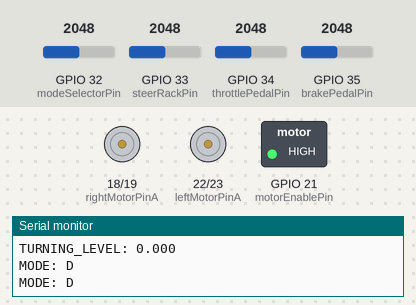
Bench run of a sketch on a simulated ESP32. Parts: motor-driver pin pairs drawn as motors (green arrow = first pin HIGH = forward, orange = second pin HIGH = backward, longer = more drive), switched loads named in the sketch (green lamp = pin HIGH), the last lines printed to the serial monitor. The test bench sets the inputs (shaded band); at power-on: GPIO 35 (brakePedalPin) = 2048, GPIO 32 (modeSelectorPin) = 2048, GPIO 33 (steerRackPin) = 2048, GPIO 34 (throttlePedalPin) = 2048 (analog values on the 0–4095 scale). Nothing arrives over Bluetooth unless stated; a phone connects over Bluetooth LE 3 s after start.

Above: at 1.2 s.
1.3 s: GPIO 35 (brakePedalPin) set to 1230
4.3 s: GPIO 35 (brakePedalPin) set to 1133
At 7.1 s:
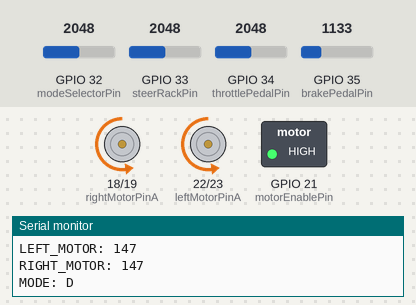
7.3 s: GPIO 32 (modeSelectorPin) set to 2809
8.8 s: GPIO 32 (modeSelectorPin) set to 2902
At 11.0 s:
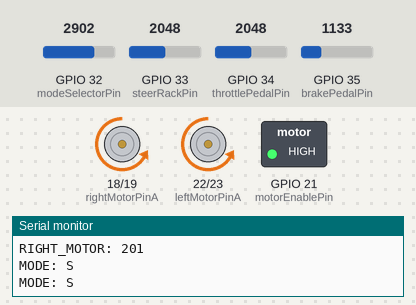
11.8 s: GPIO 33 (steerRackPin) set to 2866
At 12.1 s:
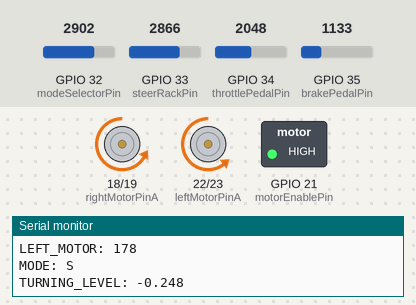
13.3 s: GPIO 34 (throttlePedalPin) set to 122
At 15.28 s:
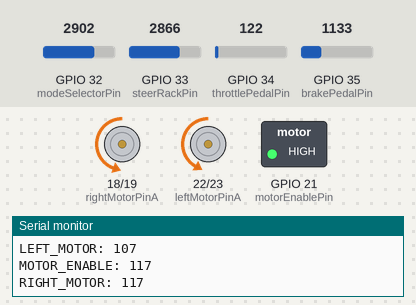
Timing chart, 0 to 19.0 s (numbered marks = the images above; inputs shaded):
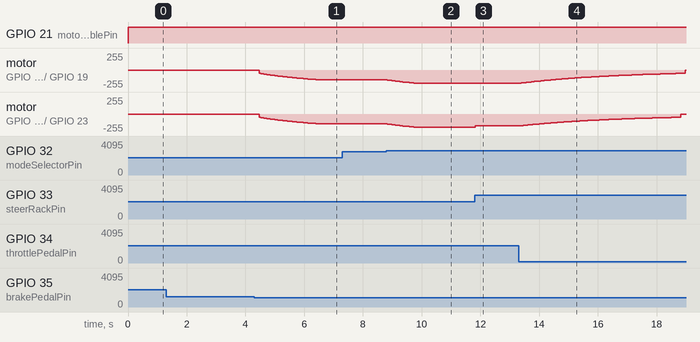

The sketch:

car01.ino
```cpp
#include <dummy.h>
#include "Common.h"
#include "PowerController.h"
#include "BLE_Server.h"
#include "KVManager.h"

KVManager kvManager;

const int joystickYPin = 36;
const int joystickXPin = 39;
const int throttlePedalPin = 34;  // Analog ikvManagernput pin
const int brakePedalPin = 35;
const int modeSelectorPin = 32;
const int steerRackPin = 33;
const int leftMotorPinA = 22;  // Pin to output PWM
const int leftMotorPinB = 23;
const int rightMotorPinA = 18;  // Pin to output PWM
const int rightMotorPinB = 19;
const int motorEnablePin = 21;


// Define your custom device name, service UUID, and characteristic UUID
const String DEVICE_NAME = "ESP32_BLE_AMG";
const String SERVICE_UUID = "5fafc201-1fb5-459e-8fcc-c5c9c331914C";
const String CHARACTERISTIC_UUID = "ceb5483e-36e1-4688-b7f5-ea07361b26af";

// Create an instance of the BLE_Server class
BLE_Server bleServer(DEVICE_NAME, SERVICE_UUID, CHARACTERISTIC_UUID);


struct Differential {
  float left;
  float right;
};

void setLeftMotorSpeed(int direction, int dutyCycle) {
  if (direction == 1) {
    analogWrite(leftMotorPinA, 0);
    analogWrite(leftMotorPinB, dutyCycle);  // Output PWM signal
    kvManager.set("LEFT_MOTOR", String(dutyCycle));
  } else if (direction == -1) {
    analogWrite(leftMotorPinB, 0);
    analogWrite(leftMotorPinA, dutyCycle);  // Output PWM signal
    kvManager.set("LEFT_MOTOR", String(-dutyCycle));
  } else {
    stopLeftMotor();
  }
}

void stopLeftMotor() {
  analogWrite(leftMotorPinA, 0);
  analogWrite(leftMotorPinB, 0);
  kvManager.set("LEFT_MOTOR", "0");
}

void setRightMotorSpeed(int direction, int dutyCycle) {
  if (direction == 1) {
    analogWrite(rightMotorPinA, 0);
    analogWrite(rightMotorPinB, dutyCycle);  // Output PWM signal
    kvManager.set("RIGHT_MOTOR", String(dutyCycle));
  } else if (direction == -1) {
    analogWrite(rightMotorPinB, 0);
    analogWrite(rightMotorPinA, dutyCycle);  // Output PWM signal
    kvManager.set("RIGHT_MOTOR", String(-dutyCycle));
  } else {
    stopRightMotor();
  }
}

void stopRightMotor() {
  analogWrite(rightMotorPinA, 0);
  analogWrite(rightMotorPinB, 0);
  kvManager.set("RIGHT_MOTOR", "0");
}


String getMode() {
  int analogValue = analogRead(modeSelectorPin);
  int val = breakSegment(0, 1024, analogValue, 6);
  //  String modes[] = { "S+", "S", "D", "R", "P", "T" };
  String modes[] = { "T", "P", "R", "D", "S", "S+" };
  return modes[val];
}

PowerController powerController;  // A0 as analogPin, maxPower = 100.0
String prevMode = "P";
String mode = "P";

const int minDutyCycle = 50;
const float minActivePower = 0.05;

float innerDiffRatio = 1.0;
float outerDiffRatio = 1.0;
float directionReference = 0.0;

int isThrottling = false;
String engineMode = "FIRM";

void setMotorEnable(int leftDutyCycle, int rightDutyCycle) {
  int dutyCycle = 0;
  if (engineMode == "FIRM") {
    analogWrite(motorEnablePin, 255);
    dutyCycle = 255;
  } else if (engineMode == "LOOSE") {
    dutyCycle = max(leftDutyCycle, rightDutyCycle);
    if (dutyCycle <= minDutyCycle) {
      dutyCycle = 0;
    }
  }
  kvManager.set("ENGINE_MODE", engineMode);
  kvManager.set("MOTOR_ENABLE", String(dutyCycle));
}

float computeThrottleFromPedal() {
  int analogThrottle = analogRead(throttlePedalPin);  // Read the analog value (0-1023)
  float throttle = interpolateWithOffset(0, analogThrottle, 300.0, 500.0, 0, 1.0);
  int analogBrake = analogRead(brakePedalPin);  // Read the analog value (0-1023)
  float brake = interpolateWithOffset(0, analogBrake, 300.0, 500.0, 0, 1.0);
  kvManager.set("ANALOG_BRAKE", String(analogBrake));

  kvManager.set("ANALOG_THROTTLE", String(analogThrottle));


  bool isBraking = brake > 0;

  isThrottling = throttle > 0;
  if (isBraking) {
    engineMode = "FIRM";
    return powerController.brake(brake);
  } else if (isThrottling) {
    engineMode = "FIRM";
    return powerController.empower(throttle);
  } else {
    engineMode = "LOOSE";
    return powerController.engineBrake();
  }
}

float computeTurningFromSteerRack() {
  int analogSteerRack = analogRead(steerRackPin);  // Read the analog value (0-1023)
  kvManager.set("ANALOG_STEER", String(analogSteerRack));
  float steer = -median(analogSteerRack, 0, 1024, 0.2);
  return steer;
}
float computeThrottleFromJoystick() {
  int yAxisJoystick = analogRead(joystickYPin);  // Read the analog value (0-1023)
  int xAxisJoystick = analogRead(joystickXPin);  // Read the analog value (0-1023)
  float throttle = scalarXY(1.0 * xAxisJoystick / 512 - 1.0, 1.0 * yAxisJoystick / 512 - 1.0, 2.0);
  isThrottling = throttle > 0.3;
  directionReference = median(xAxisJoystick, 0, 1023, 0.3);
  kvManager.set("ANALOG_JOY_X", String(xAxisJoystick));
  kvManager.set("ANALOG_JOY_Y", String(yAxisJoystick));

  if (isThrottling) {
    return powerController.empower(throttle);
  } else {
    return powerController.engineBrake();
  }
}
float computeTurningFromJoystick() {
  int xAxisJoystick = analogRead(joystickXPin);  // Read the analog value (0-1023)
  float steer = median(xAxisJoystick, 0, 1023, 0.2);
  return steer;
}


void resetIfModeChanged(String mode) {
  if (prevMode != mode) {
    powerController.resetCumulatedPower();
  }
}
void resetIfNotForwardDriving(String mode) {
  if (prevMode != "D" && prevMode != "S" && prevMode != "S+") {
    powerController.resetCumulatedPower();
  }
}

void setDiffRatio(float ref, float inner, float outer) {
  directionReference = ref;
  innerDiffRatio = inner;
  outerDiffRatio = outer;
}

Differential diffCumulatedPower(float turningLevel, float cumulatedPower) {
  Differential diff;
  diff.left = cumulatedPower;
  diff.right = cumulatedPower;
  if (turningLevel == 0.0) {
    diff;
  }
  float inner = directionReference + abs(turningLevel) * (innerDiffRatio - directionReference);
  float outer = directionReference + abs(turningLevel) * (outerDiffRatio - directionReference);
  if (turningLevel < 0) {
    diff.left = cumulatedPower * inner;
    diff.right = cumulatedPower * outer;
  } else {
    diff.right = cumulatedPower * inner;
    diff.left = cumulatedPower * outer;
  }
  return diff;
}

int leftDutyCycle = 0;
int rightDutyCycle = 0;

void sendBluetoothSignal() {
  auto pairs = kvManager.getDirtyPairs();
  for (const auto& pair : pairs) {
    Serial.println(pair.key + ": " + pair.value);
  }
  if (bleServer.isDeviceConnected()) {
    for (const auto& pair : pairs) {
      bleServer.sendNotification(pair.key + "=" + pair.value + "\n");
    }
  }
}


void setup() {
  esp_log_level_set("*", ESP_LOG_NONE);
  pinMode(leftMotorPinA, OUTPUT);  // Set pin as an output
  pinMode(leftMotorPinB, OUTPUT);
  pinMode(rightMotorPinA, OUTPUT);  // Set pin as an output
  pinMode(rightMotorPinB, OUTPUT);
  pinMode(motorEnablePin, OUTPUT);
  pinMode(joystickYPin, INPUT);
  pinMode(joystickXPin, INPUT);
  pinMode(throttlePedalPin, INPUT);
  pinMode(brakePedalPin, INPUT);
  pinMode(modeSelectorPin, INPUT);
  analogWriteResolution(leftMotorPinA, 8);
  analogWriteResolution(leftMotorPinB, 8);
  analogWriteResolution(rightMotorPinA, 8);
  analogWriteResolution(rightMotorPinB, 8);
  analogReadResolution(10);
  Serial.begin(115200);


  bleServer.setCharacteristicCallback([](const String& value) {
    Serial.print("Received value: ");
    Serial.println(value);
    bleServer.sendNotification("PING=" + value + "\n");
  });

  // Set a callback for connection state changes
  bleServer.setConnectionCallback([](bool isConnected) {
    if (isConnected) {
      Serial.println("Device connected");
      kvManager.set("MODE", mode);
      kvManager.markDirty("MODE");
    } else {
      Serial.println("Device disconnected");
    }
  });

  bleServer.start();
}
int n = 0;
void loop() {
  mode = getMode();
  kvManager.set("MODE", mode);
  if (n % 10 == 0) {
    kvManager.markDirty("MODE");
    n = 0;
  }
  n = n + 1;

  float cumulatedPower = 0.0;
  float turningLevel = 0.0;
  if (mode == "P") {
    engineMode = "LOOSE";
    powerController.resetCumulatedPower();
  } else if (mode == "R") {
    resetIfModeChanged(mode);
    powerController.setPowerRating(60.0, 60.0, 0.5);
    setDiffRatio(-1.0, 0.3, -1);
    cumulatedPower = computeThrottleFromPedal();
    turningLevel = computeTurningFromSteerRack();
  } else if (mode == "D") {
    resetIfNotForwardDriving(mode);
    powerController.setPowerRating(60.0, 60.0, 0.5);
    setDiffRatio(1.0, 0.3, 1);
    cumulatedPower = computeThrottleFromPedal();
    turningLevel = computeTurningFromSteerRack();
  } else if (mode == "S") {
    resetIfNotForwardDriving(mode);
    powerController.setPowerRating(30.0, 60.0, 0.75);
    setDiffRatio(1.0, 0.45, 1);
    cumulatedPower = computeThrottleFromPedal();
    turningLevel = computeTurningFromSteerRack();
  } else if (mode == "S+") {
    resetIfNotForwardDriving(mode);
    powerController.setPowerRating(10.0, 60.0, 1.0);
    setDiffRatio(1.0, 0.6, 1.0);
    cumulatedPower = computeThrottleFromPedal();
    turningLevel = computeTurningFromSteerRack();
  } else if (mode == "T") {
    engineMode = "LOOSE";
    resetIfModeChanged(mode);
    powerController.setPowerRating(10.0, 10.0, 0.75);
    setDiffRatio(0.0, -1.0, 1.0);
    cumulatedPower = computeThrottleFromJoystick();
    turningLevel = computeTurningFromJoystick();
  }
  prevMode = mode;

  Differential diff = diffCumulatedPower(turningLevel, cumulatedPower);
  int newLeftDutyCycle = (int)(interpolateWithOffset(0, abs(diff.left), minActivePower, 1.0, minDutyCycle * 1.0, 255.0));
  int newRightDutyCycle = (int)(interpolateWithOffset(0, abs(diff.right), minActivePower, 1.0, minDutyCycle * 1.0, 255.0));
  kvManager.set("TURNING_LEVEL", String(turningLevel, 3));
  kvManager.set("CUMULATED_POWER", String(cumulatedPower, 3));
  kvManager.set("DIFF_LEFT", String(diff.left, 3));
  kvManager.set("DIFF_RIGHT", String(diff.right, 3));

  if (newLeftDutyCycle > 0 && leftDutyCycle == 0) {
    newLeftDutyCycle = minDutyCycle;
  }
  if (newRightDutyCycle > 0 && rightDutyCycle == 0) {
    newRightDutyCycle = minDutyCycle;
  }
  leftDutyCycle = newLeftDutyCycle;
  rightDutyCycle = newRightDutyCycle;


  if (leftDutyCycle == 0) {
    stopLeftMotor();
  } else {
    setLeftMotorSpeed((diff.left >= 0) ? 1 : -1, leftDutyCycle);
  }
  if (rightDutyCycle == 0) {
    stopRightMotor();
  } else {
    setRightMotorSpeed((diff.right >= 0) ? 1 : -1, rightDutyCycle);
  }
  setMotorEnable(leftDutyCycle, rightDutyCycle);


  sendBluetoothSignal();
  delay(50);  // Delay for readability
}
```

BLE_Server.cpp
```cpp
#include "BLE_Server.h"
#include <Arduino.h> // Include Arduino core library for String support

BLE_Server::BLE_Server(const String& deviceName, const String& serviceUUID, const String& characteristicUUID)
    : deviceName(deviceName), serviceUUID(serviceUUID), characteristicUUID(characteristicUUID),
      pServer(nullptr), pService(nullptr), pCharacteristic(nullptr),
      deviceConnected(false), characteristicCallback(nullptr), connectionCallback(nullptr) {}

void BLE_Server::start() {
    // Initialize BLE
    BLEDevice::init(deviceName);
    pServer = BLEDevice::createServer();
    pServer->setCallbacks(new MyServerCallbacks(this));

    // Create the BLE service
    pService = pServer->createService(serviceUUID);

    // Create the BLE characteristic
    pCharacteristic = pService->createCharacteristic(
        characteristicUUID,
        BLECharacteristic::PROPERTY_READ |
        BLECharacteristic::PROPERTY_WRITE |
        BLECharacteristic::PROPERTY_NOTIFY
    );

    pCharacteristic->setCallbacks(new MyCharacteristicCallbacks(this));
    pCharacteristic->addDescriptor(new BLE2902());

    // Start the service
    pService->start();

    // Start advertising
    pServer->getAdvertising()->start();
}

bool BLE_Server::isDeviceConnected() {
    return deviceConnected;
}

void BLE_Server::setCharacteristicCallback(CharacteristicCallback callback) {
    characteristicCallback = callback;
}

void BLE_Server::setConnectionCallback(ConnectionCallback callback) {
    connectionCallback = callback;
}

void BLE_Server::sendNotification(const String& message) {
    if (deviceConnected) {
        pCharacteristic->setValue(message);
        pCharacteristic->notify();
    }
}

// Server callbacks
void BLE_Server::MyServerCallbacks::onConnect(BLEServer* pServer) {
    parent->deviceConnected = true;
    if (parent->connectionCallback) {
        parent->connectionCallback(true);
    }
}

void BLE_Server::MyServerCallbacks::onDisconnect(BLEServer* pServer) {
    parent->deviceConnected = false;
    if (parent->connectionCallback) {
        parent->connectionCallback(false);
    }
    // Restart advertising to allow reconnection
    pServer->startAdvertising();
}

// Characteristic callbacks
void BLE_Server::MyCharacteristicCallbacks::onWrite(BLECharacteristic* pCharacteristic) {
    String value = pCharacteristic->getValue();
    if (value.length() > 0 && parent->characteristicCallback) {
        parent->characteristicCallback(value);
    }
}
```

BLE_Server.h
```cpp
#ifndef BLE_SERVER_H
#define BLE_SERVER_H

#include <BLEDevice.h>
#include <BLEServer.h>
#include <BLEUtils.h>
#include <BLE2902.h>

class BLE_Server {
public:
    // Type definitions for function pointers
    typedef void (*CharacteristicCallback)(const String&);
    typedef void (*ConnectionCallback)(bool);

    // Constructor to initialize the BLE server with custom name and UUIDs
    BLE_Server(const String& deviceName, const String& serviceUUID, const String& characteristicUUID);

    // Start the BLE server
    void start();

    // Check if a device is connected
    bool isDeviceConnected();

    // Set a callback for when the characteristic is written to
    void setCharacteristicCallback(CharacteristicCallback callback);

    // Set a callback for connection state changes
    void setConnectionCallback(ConnectionCallback callback);

    // Send a notification to the connected device
    void sendNotification(const String& message);

private:
    String deviceName;
    String serviceUUID;
    String characteristicUUID;

    BLEServer* pServer;
    BLEService* pService;
    BLECharacteristic* pCharacteristic;

    bool deviceConnected;

    // Callback for handling characteristic writes
    CharacteristicCallback characteristicCallback;

    // Callback for handling connection state changes
    ConnectionCallback connectionCallback;

    // Internal BLE server callbacks
    class MyServerCallbacks : public BLEServerCallbacks {
    public:
        MyServerCallbacks(BLE_Server* parent) : parent(parent) {}
        void onConnect(BLEServer* pServer) override;
        void onDisconnect(BLEServer* pServer) override;

    private:
        BLE_Server* parent;
    };

    // Internal characteristic callbacks
    class MyCharacteristicCallbacks : public BLECharacteristicCallbacks {
    public:
        MyCharacteristicCallbacks(BLE_Server* parent) : parent(parent) {}
        void onWrite(BLECharacteristic* pCharacteristic) override;

    private:
        BLE_Server* parent;
    };
};

#endif
```

Common.cpp
```cpp
#include "Common.h"
#include <math.h>

float interpolate(float from, float fromMin, float fromMax, float toMin, float toMax) {
  from = cap(from, fromMin, fromMax);
  float val = (from - fromMin) / (fromMax - fromMin);
  return val*(toMax - toMin) + toMin;
}

float target(float target, float from, float feedback) {
  return from + (target - from) / feedback;
}

float interpolateWithOffset(float defaultValue, float from, float fromThreshold, float fromMax, float toMin, float toMax){
  if(from < fromThreshold){
      return defaultValue;
  }
  return interpolate(from, fromThreshold, fromMax, toMin, toMax);
}

float cap(float target, float min, float max) {
  if (target > max) {
    target = max;
  }
  if (target < min) {
    target = min;
  }
  return target;
}

int breakSegment(int from, int to, int input, int segmentCount){
    float v = 1.0*(segmentCount-1)*(input-from)/(to-from);
    return round(v);
}
float median(float from, float fromMin, float fromMax, float middleZeroRange){
  float val = interpolate(from, fromMin, fromMax, -1.0, 1.0);
  if(abs(val) < middleZeroRange){
    return 0;
  }
  if(val > 0){
    return interpolate(val, middleZeroRange, 1.0, 0.0, 1.0);
  }else{
    return interpolate(val,  -1.0, -middleZeroRange, -1.0, 0.0);
  }
}

float scalarXY(float x, float y, float xToYRatio){
  float normY = y/xToYRatio;
  return sqrt((x*x)+(normY*normY));
}

int direction(float v){
  if(v > 0){
    return 1;
  }else if (v < 0){
    return -1;
  }else{
    return 0;
  }
}
```

Common.h
```cpp
#ifndef COMMON_H
#define COMMON_H
#include <Arduino.h>

float interpolate(float from, float fromMin, float fromMax, float toMin, float toMax);

float target(float target, float from, float feedback);

float interpolateWithOffset(float defaultValue, float from, float fromThreshold, float fromMax, float toMin, float toMax);

float cap(float target, float min, float max);

int breakSegment(int from, int to, int input, int segmentCount);

float median(float from, float fromMin, float fromMax, float middleZeroRange);

float scalarXY(float x, float y, float xToYRatio);

int direction(float v);


#endif
```

KVManager.cpp
```cpp
// KVManager.cpp
#include "KVManager.h"
#include <Arduino.h>

KVManager::KVManager() {}

void KVManager::set(const String& key, const String& value) {
    auto it = kvStore.find(key);
    if (it == kvStore.end() || it->second != value) {
        kvStore[key] = value;
        markDirty(key);
    }
}

void KVManager::markDirty(const String& key) {
    dirtyFlags[key] = true;
}

std::vector<KVPair> KVManager::getDirtyPairs() {
    std::vector<KVPair> dirtyPairs;
    for (auto& pair : dirtyFlags) {
        if (pair.second) {
            dirtyPairs.push_back({pair.first, kvStore[pair.first]});
            pair.second = false; // Reset dirty flag
        }
    }
    return dirtyPairs;
}
```

KVManager.h
```cpp
// KVManager.h
#ifndef KVMANAGER_H
#define KVMANAGER_H

#include <Arduino.h>
#include <vector>
#include <map>

struct KVPair {
    String key;
    String value;
};

class KVManager {
public:
    KVManager();
    void set(const String& key, const String& value);
    void markDirty(const String& key);
    std::vector<KVPair> getDirtyPairs();

private:
    std::map<String, String> kvStore;
    std::map<String, bool> dirtyFlags;
};

#endif // KVMANAGER_H
```

Source omitted: PowerController.cpp (1211 bytes), PowerController.h (577 bytes)

Measured:
- the behaviour switches between 1204 and 1203 on GPIO 35 (brakePedalPin) (found by bisection; images 0 and 1)
- the behaviour switches between 2867 and 2868 on GPIO 32 (modeSelectorPin) (found by bisection; images 1 and 2)
- after the input at 4.3 s, motor on GPIO 18 (rightMotorPinA) / GPIO 19 (rightMotorPinB), motor on GPIO 22 (leftMotorPinA) / GPIO 23 (leftMotorPinB): moves from stopped to backward 147/255 over 2.0 s, starting after 0.16 s
- after the input at 8.8 s, motor on GPIO 18 (rightMotorPinA) / GPIO 19 (rightMotorPinB), motor on GPIO 22 (leftMotorPinA) / GPIO 23 (leftMotorPinB): moves from backward 147/255 to backward 201/255 over 1.1 s, starting at once
- after the input at 11.8 s, motor on GPIO 22 (leftMotorPinA) / GPIO 23 (leftMotorPinB): backward 201/255 → backward 178/255 at once
- after the input at 13.3 s, motor on GPIO 18 (rightMotorPinA) / GPIO 19 (rightMotorPinB): moves from backward 201/255 to stopped over 5.6 s, starting at once; motor on GPIO 22 (leftMotorPinA) / GPIO 23 (leftMotorPinB): moves from backward 178/255 to stopped over 5.5 s, starting at once
